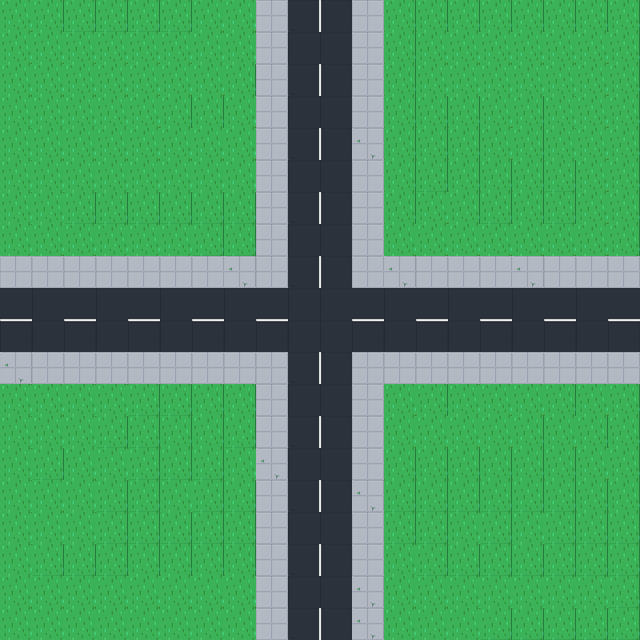

The image is a tile-based game level rendered from a .tmx file. Its description and source (layers, tilesets, objects; grid data summarised) follow:
An orthogonal 20x20 tile map with 32x32 px tiles, 1 tile layer (Tile Layer 1).

<map version="1.9" tiledversion="1.9.2" orientation="orthogonal" renderorder="right-down" width="20" height="20" tilewidth="32" tileheight="32" infinite="0" nextlayerid="2" nextobjectid="1">
 <tileset firstgid="1" source="mytileset.tsx" />
 <layer id="1" name="Tile Layer 1" width="20" height="20">
  <data>[400 cells, 400 non-empty, 11 distinct tile ids]</data>
 </layer>
</map>